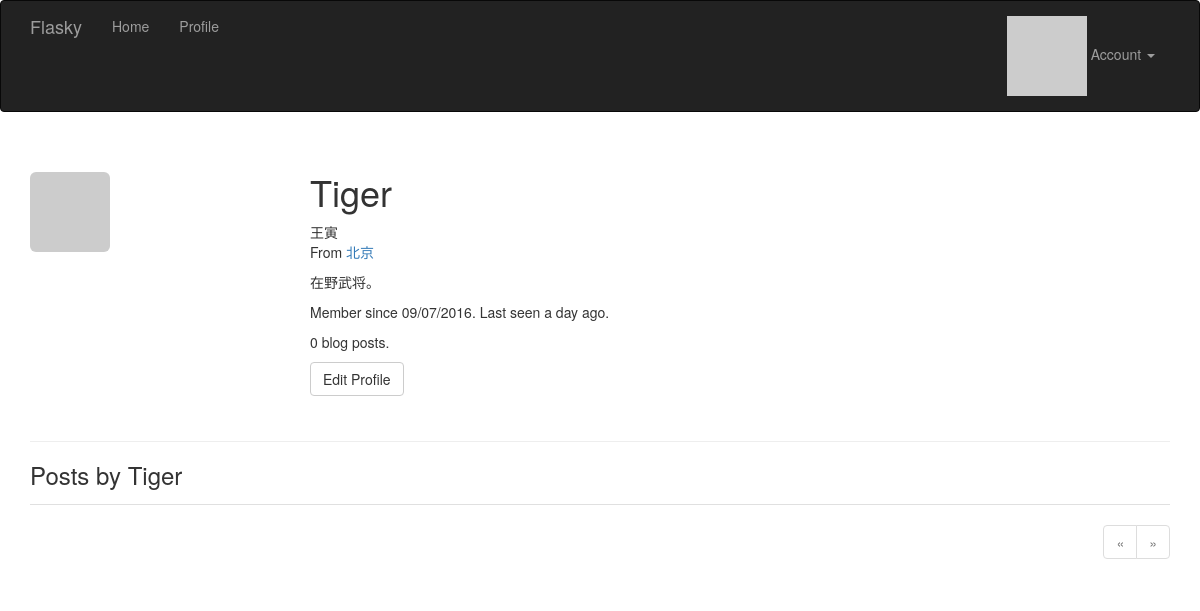
Before: /user/Tiger (signed in) with the older database file.
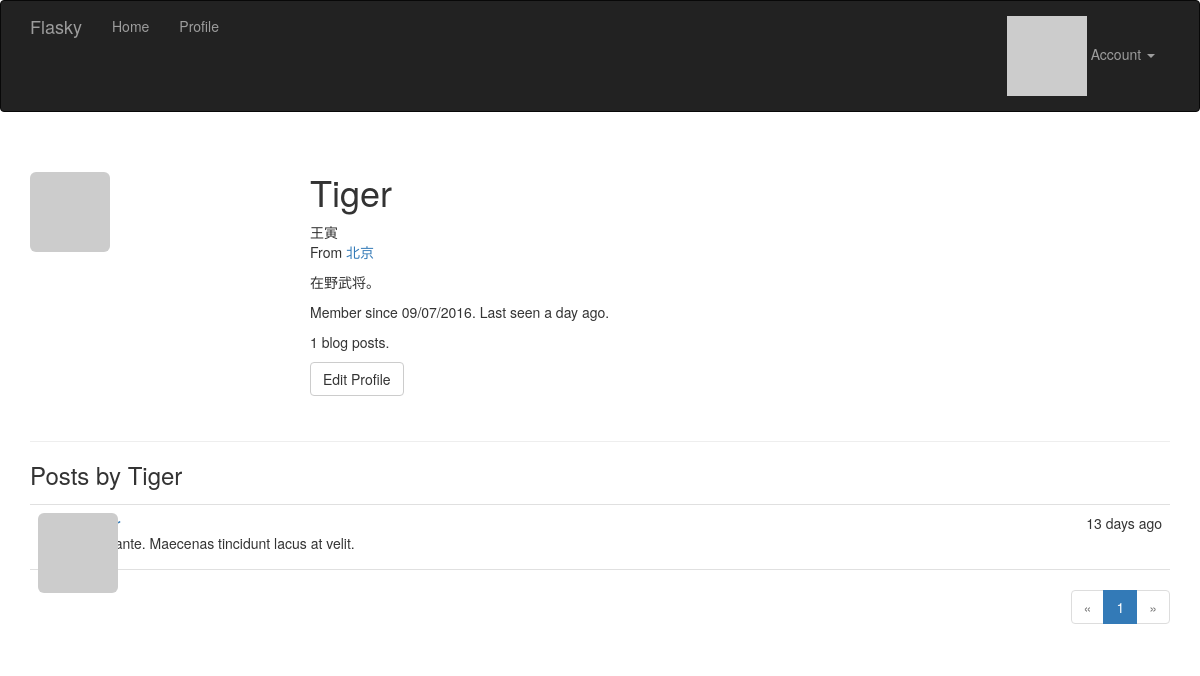
After: the same page with the newer database file.
### app/models.py (models this page shows, shortened)
class User(UserMixin, db.Model):
    __tablename__ = 'users'
    id = db.Column(db.Integer, primary_key=True)
    email = db.Column(db.String(64), unique=True, index=True)
    username = db.Column(db.String(64), unique=True, index=True)
    role_id = db.Column(db.Integer, db.ForeignKey('roles.id'))
    password_hash = db.Column(db.String(128))
    confirmed = db.Column(db.Boolean, default=False)
    name = db.Column(db.String(64))
    location = db.Column(db.String(64))
    about_me = db.Column(db.Text())
    member_since = db.Column(db.DateTime(), default=datetime.utcnow)
    last_seen = db.Column(db.DateTime(), default=datetime.utcnow)
    avatar_hash = db.Column(db.String(32))
    posts = db.relationship('Post', backref='author', lazy='dynamic')
    @property
    def password(self):
        raise AttributeError('password is not a readable attribute')
    def can(self, permissions):
        return self.role is not None and \
            (self.role.permissions & permissions) == permissions
    def is_administrator(self):
        return self.can(Permission.ADMINISTER)
    def gravatar(self, size=100, default='identicon', rating='g'):
        if request.is_secure:
            url = 'https://secure.gravatar.com/avatar'
        else:
            url = 'http://www.gravatar.com/avatar'
        hash = self.avatar_hash or hashlib.md5(
            self.email.encode('utf-8')).hexdigest()
        return '{url}/{hash}?s={size}&d={default}&r={rating}'.format(
            url=url, hash=hash, size=size, default=default, rating=rating)

class Post(db.Model):
    __tablename__ = 'posts'
    id = db.Column(db.Integer, primary_key=True)
    body = db.Column(db.Text)
    timestamp = db.Column(db.DateTime, index=True, default=datetime.utcnow)
    author_id = db.Column(db.Integer, db.ForeignKey('users.id'))

### app/main/views.py (the view)
@main.route('/user/<username>')
def user(username):
    user = User.query.filter_by(username=username).first_or_404()
    page = request.args.get('page', 1, type=int)
    pagination = user.posts.order_by(Post.timestamp.desc()).paginate(
        page, per_page=current_app.config['FLASKY_POSTS_PER_PAGE'],
        error_out=False)
    posts = pagination.items
    return render_template('user.html', user=user, posts=posts,
                            pagination=pagination)

### app/auth/views.py (called while the page is built)
@auth.before_app_request
def before_request():
    if current_user.is_authenticated:
        current_user.ping
        if not current_user.confirmed \
                and request.endpoint[:5] != 'auth.' \
                and request.endpoint != 'static':
            return redirect(url_for('auth.unconfirmed'))

### app/main/__init__.py (called while the page is built)
@main.app_context_processor
def inject_permissions():
	return dict(Permission=Permission)

### app/models.py (called while the page is built)
@login_manager.user_loader
def load_user(user_id):
    return User.query.get(int(user_id))

### app/templates/user.html (shortened to what this page needs)
{% extends "base.html" %}
{% import "_macros.html" as macros %}
{% block page_content %}
<div class="page-header">
    <img class="img-rounded profile-thumbnail" src="{{ user.gravatar(size=256) }}">
    <div class="profile-header">
        <h1>{{ user.username }}</h1>
        {% if user.name or user.location %}
        <p>
            {% if user.name %}{{ user.name }}<br>{% endif %}
            {% if user.location %}
                From <a href="http://map.baidu.com/?q={{ user.location }}">{{ user.location }}</a><br>
            {% endif %}
        </p>
        {% endif %}
        {% if user.about_me %}<p>{{ user.about_me }}</p>{% endif %}
        <p>Member since {{ moment(user.member_since).format('L') }}. Last seen {{ moment(user.last_seen).fromNow() }}.</p>
        <p>{{ user.posts.count() }} blog posts.</p>
        <p>
            {% if user == current_user %}
            <a class="btn btn-default" href="{{ url_for('.edit_profile') }}">Edit Profile</a>
            {% endif %}
        </p>
    </div>
</div>
<h3>Posts by {{ user.username }}</h3>
{% include '_posts.html' %}
{% if pagination %}
<div class="pagination">
    {{ macros.pagination_widget(pagination, '.user', username=user.username) }}
</div>
{% endif %}
{% endblock %}

### app/templates/base.html (shortened to what this page needs)
{% extends "bootstrap/base.html" %}
{% block head %}
{{ super() }}
<link rel="stylesheet" type="text/css" href="{{ url_for('static', filename='styles.css') }}">
{% endblock %}
{% block navbar %}
<div class="navbar navbar-inverse" role="navigation">
    <div class="container">
        <div class="navbar-header">
            <a class="navbar-brand" href="{{ url_for('main.index') }}">Flasky</a>
        </div>
        <div class="navbar-collapse collapse">
            <ul class="nav navbar-nav">
                <li><a href="{{ url_for('main.index') }}">Home</a></li>
                {% if current_user.is_authenticated %}
                <li><a href="{{ url_for('main.user', username=current_user.username) }}">Profile</a></li>
                {% endif %}
            </ul>
            <ul class="nav navbar-nav navbar-right">
                {% if current_user.is_authenticated %}
                <li class="dropdown">
                    <a href="#" class="dropdown-toggle" data-toggle="dropdown">
                        <img src="{{ current_user.gravatar(size=18) }}">
                        Account <b class="caret"></b>
                    </a>
                </li>
                {% else %}
                <li><a href="{{ url_for('auth.login') }}">Log In</a></li>
                {% endif %}
            </ul>
        </div>
    </div>
</div>
{% endblock %}
{% block content %}
<div class="container">
    {% block page_content %}{% endblock %}
</div>
{% endblock %}

### app/templates/_macros.html
{% macro pagination_widget(pagination, endpoint) %}
<ul class="pagination">
    <li{% if not pagination.has_prev %} class="disabled"{% endif %}>
        <a href="{% if pagination.has_prev %}{{ url_for(endpoint, page=pagination.prev_num, **kwargs) }}{% else %}#{% endif %}">
            &laquo;
        </a>
    </li>
    {% for p in pagination.iter_pages() %}
        {% if p %}
            {% if p == pagination.page %}
            <li class="active">
                <a href="{{ url_for(endpoint, page = p, **kwargs) }}">{{ p }}</a>
            </li>
            {% else %}
            <li>
                <a href="{{ url_for(endpoint, page = p, **kwargs) }}">{{ p }}</a>
            </li>
            {% endif %}
        {% else %}
        <li class="disabled"><a href="#">&hellip;</a></li>
        {% endif %}
    {% endfor %}
    <li{% if not pagination.has_next %} class="disabled"{% endif %}>
        <a href="{% if pagination.has_next %}{{ url_for(endpoint, page=pagination.next_num, **kwargs) }}{% else %}#{% endif %}">
            &raquo;
        </a>
    </li>
</ul>
{% endmacro %}

### app/templates/_posts.html
<ul class="posts">
    {% for post in posts %}
    <li class="post">
        <div class="post-thumbnail">
            <a href="{{ url_for('.user', username=post.author.username) }}">
                <img class="img-rounded profile-thumbnail" src="{{ post.author.gravatar(size=40) }}">
            </a>
        </div>
        <div class="post-content">
            <div class="post-date">{{ moment(post.timestamp).fromNow() }}</div>
            <div class="post-author"><a href="{{ url_for('.user', username=post.author.username) }}">{{ post.author.username }}</a></div>
            <div class="post-body">{{ post.body }}</div>
        </div>
    </li>
    {% endfor %}
</ul>

### app/static/styles.css (style rules this page uses)
.profile-thumbnail { position: absolute; }
.profile-header { min-height: 260px; margin-left: 280px; }
ul.posts { list-style-type: none; padding: 0px; margin: 16px 0px 0px 0px; border-top: 1px solid #e0e0e0; }
ul.posts li.post { padding: 8px; border-bottom: 1px solid #e0e0e0; }
div.post-date { float: right; }
div.post-author { font-weight: bold; }
div.post-thumbnail { position: absolute; }
div.post-content { margin-left: 48px; min-height: 48px; }
div.pagination { width: 100%; text-align: right; padding: 0px; margin: 0px; }

Changed rows visible on the page:
added Post: timestamp "13 days ago", body "Sed ante. Maecenas tincidunt lacus at velit."
Other visible differences:
{{ user.posts.count() }}: "0" → "1"
new list line: "1"
